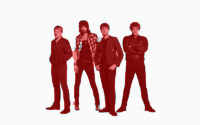
#> input picture fcm_graphcut/outputs/men1/bk/overlay.png, 200 x 125 px; its folder holds only this picture in this run
$ python cli.py --image outputs/men1/bk/overlay.png
#> lines starting #> are read from the running program, lines starting #| are printed output that depends on the picture
### fcm_graphcut/segment.py
"""End-to-end segmentation pipeline: FCM -> build graph -> max-flow -> mask."""
from __future__ import annotations

from dataclasses import dataclass
from typing import Optional

import numpy as np

from .fcm import run_fcm, resolve_obj_bg_from_seeds
from .graph import build_graph
from .maxflow import Graph as EKGraph
from .bk import Graph as BKGraph
from .maxflow_dinic import Graph as DinicGraph


SOLVERS = {"ek": EKGraph, "dinic": DinicGraph, "bk": BKGraph}


@dataclass
class SegmentationResult:
    mask: np.ndarray           # (H, W) uint8, 1 = object, 0 = background
    U: np.ndarray              # (c, N) FCM memberships
    centers: np.ndarray        # (c,) cluster centers
    obj_idx: int
    bg_idx: int
    max_flow_value: float
    solver: str = "ek"


def segment(
    image: np.ndarray,
    n_clusters: int = 2,
    m: float = 2.0,
    sigma: float = 30.0,
    lambda_data: float = 1.0,
    lambda_smooth: float = 20.0,
    seed: int = 42,
    fg_seeds: Optional[np.ndarray] = None,
    bg_seeds: Optional[np.ndarray] = None,
    solver: str = "ek",
) -> SegmentationResult:
    """Segment a grayscale image using FCM + Graph Cut.

    Parameters
    ----------
    image : (H, W) grayscale image.
    n_clusters : FCM clusters (2 for binary segmentation).
    m : FCM fuzzifier.
    sigma : stddev for n-link Gaussian weight (intensity scale).
    lambda_data : weight of data term (from FCM).
    lambda_smooth : weight of smoothness term (n-links).
    fg_seeds : optional (H, W) bool/uint8 mask. True/1 = foreground-locked pixel.
    bg_seeds : optional (H, W) bool/uint8 mask. True/1 = background-locked pixel.
    solver : 'ek' (Edmonds-Karp) or 'bk' (Boykov-Kolmogorov).
    """
    if image.ndim != 2:
        raise ValueError(f"Expected 2D grayscale image, got shape {image.shape}")
    if solver not in SOLVERS:
        raise ValueError(f"solver must be one of {list(SOLVERS)}; got {solver!r}")

    H, W = image.shape

    # 1) FCM memberships
    U, centers, obj_idx, bg_idx = run_fcm(
        image, n_clusters=n_clusters, m=m, seed=seed
    )

    # 1b) If seeds provided, override obj/bg cluster assignment using them.
    if fg_seeds is not None or bg_seeds is not None:
        fg_flat = (fg_seeds.astype(bool).ravel()
                   if fg_seeds is not None else np.zeros(H * W, dtype=bool))
        bg_flat = (bg_seeds.astype(bool).ravel()
                   if bg_seeds is not None else np.zeros(H * W, dtype=bool))
        obj_idx, bg_idx = resolve_obj_bg_from_seeds(U, fg_flat, bg_flat)

    # 2) Build graph using the chosen solver class
    g, source, sink = build_graph(
        image, U, obj_idx, bg_idx,
        sigma=sigma,
        lambda_data=lambda_data,
        lambda_smooth=lambda_smooth,
        fg_seeds=fg_seeds,
        bg_seeds=bg_seeds,
        graph_cls=SOLVERS[solver],
    )

    # 3) Max-flow
    flow_val = g.max_flow(source, sink)

    # 4) Min-cut: source-side nodes are labeled as OBJECT
    source_side = g.min_cut_source_side(source)
    mask = np.zeros(H * W, dtype=np.uint8)
    for i in range(H * W):
        if i in source_side:
            mask[i] = 1
    mask = mask.reshape(H, W)

    return SegmentationResult(
        mask=mask,
        U=U,
        centers=centers,
        obj_idx=obj_idx,
        bg_idx=bg_idx,
        max_flow_value=flow_val,
        solver=solver,
    )


# [19 lines left out: functions dice_score, iou_score, not called in this run]

### fcm_graphcut/fcm.py
"""Fuzzy C-Means clustering for pixel memberships.

Uses scikit-fuzzy's cmeans. Returns membership matrix U of shape (c, N)
where U[j, i] is the membership of pixel i in cluster j and columns sum to 1.
"""
from __future__ import annotations

import numpy as np
import skfuzzy as fuzz


def run_fcm(
    image: np.ndarray,
    n_clusters: int = 2,
    m: float = 2.0,
    error: float = 1e-5,
    max_iter: int = 200,
    seed: int = 42,
):
    """Run FCM on a 2D grayscale image.

    Parameters
    ----------
    image : (H, W) float array, values in any range (typically 0-255).
    n_clusters : number of clusters (2 for object/background).
    m : fuzzifier, m > 1 (2.0 is standard).

    Returns
    -------
    U : (c, N) membership matrix, N = H*W.
    centers : (c,) cluster centers sorted ascending by intensity.
    obj_idx : int, index of the "object" cluster (brightest center by default).
    bg_idx  : int, index of the "background" cluster (darkest center).
    """
    H, W = image.shape
    data = image.reshape(1, -1).astype(np.float64)  # shape (1, N)

    centers, U, _, _, _, _, _ = fuzz.cluster.cmeans(
        data,
        c=n_clusters,
        m=m,
        error=error,
        maxiter=max_iter,
        init=None,
        seed=seed,
    )

    # Sort clusters by center intensity: darkest = background, brightest = object
    centers = centers.flatten()
    order = np.argsort(centers)
    centers_sorted = centers[order]
    U_sorted = U[order, :]

    bg_idx = 0                 # darkest
    obj_idx = n_clusters - 1   # brightest
    return U_sorted, centers_sorted, obj_idx, bg_idx


# [43 lines left out: function resolve_obj_bg_from_seeds, not called in this run]

### fcm_graphcut/cli.py
"""Command-line entry point.

Example:
    python -m fcm_graphcut.cli --image input.png --out out_dir --gt gt.png
"""
from __future__ import annotations

import argparse
import os
import sys
import time
from pathlib import Path

import numpy as np
from PIL import Image
import matplotlib.pyplot as plt

from .segment import segment, dice_score, iou_score
from .viz import make_panel, overlay_mask


def load_gray(path: str) -> np.ndarray:
#> called with path = 'outputs/men1/bk/overlay.png'
    img = Image.open(path).convert("L")
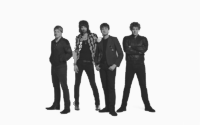
#> img: PIL image 200x125 L; min 35, max 251, mean 207
    return np.array(img, dtype=np.float64)


def load_mask(path: str) -> np.ndarray:
    img = Image.open(path).convert("L")
    arr = np.array(img)
    return (arr > 127).astype(np.uint8)


def save_mask(mask: np.ndarray, path: str) -> None:
    Image.fromarray((mask * 255).astype(np.uint8)).save(path)


def save_overlay(image: np.ndarray, mask: np.ndarray, path: str) -> None:
    ov = (overlay_mask(image, mask) * 255).astype(np.uint8)
    Image.fromarray(ov).save(path)


def build_parser() -> argparse.ArgumentParser:
    p = argparse.ArgumentParser(
        prog="fcm_graphcut",
        description="FCM + Graph Cut binary image segmentation.",
    )
    p.add_argument("--image", required=True, help="Path to input grayscale image.")
    p.add_argument("--out", default="output", help="Output directory (created if missing).")
    p.add_argument("--gt", default=None, help="Optional ground-truth binary mask (for Dice/IoU).")

    p.add_argument("--fg-mask", default=None,
                   help="Optional binary mask: white pixels are LOCKED as foreground.")
    p.add_argument("--bg-mask", default=None,
                   help="Optional binary mask: white pixels are LOCKED as background.")

    p.add_argument("--clusters", type=int, default=2, help="Number of FCM clusters.")
    p.add_argument("--m", type=float, default=2.0, help="FCM fuzzifier (m > 1).")
    p.add_argument("--sigma", type=float, default=30.0,
                   help="Gaussian stddev for n-link weights (intensity scale).")
    p.add_argument("--lambda-data", type=float, default=1.0, help="Data term weight.")
    p.add_argument("--lambda-smooth", type=float, default=20.0,
                   help="Smoothness term weight (larger = smoother).")
    p.add_argument("--resize", type=int, default=None,
                   help="Optional: resize longest side to this many pixels (speeds up).")
    p.add_argument("--solver", choices=["ek", "dinic", "bk"], default="ek",
                   help="Max-flow solver: 'ek' = Edmonds-Karp, 'dinic' = Dinic's, 'bk' = Boykov-Kolmogorov.")
    p.add_argument("--invert-gt", action="store_true",
                   help="Invert GT mask (if foreground is 0 instead of 255).")
    p.add_argument("--seed", type=int, default=42)
    return p


def maybe_resize(arr: np.ndarray, long_side: int) -> np.ndarray:
    h, w = arr.shape
    m = max(h, w)
    if m <= long_side:
        return arr
    scale = long_side / m
    new_h, new_w = int(round(h * scale)), int(round(w * scale))
    img = Image.fromarray(arr.astype(np.uint8) if arr.dtype != np.uint8 else arr)
    img = img.resize((new_w, new_h), Image.BILINEAR)
    return np.array(img, dtype=arr.dtype)


def main(argv=None) -> int:
    args = build_parser().parse_args(argv)

    out_dir = Path(args.out)
    out_dir.mkdir(parents=True, exist_ok=True)

    print(f"[load] image: {args.image}")
    image = load_gray(args.image)
    if args.resize is not None:
        image = maybe_resize(image, args.resize)
    print(f"       shape: {image.shape}, range: [{image.min():.1f}, {image.max():.1f}]")
#|        shape: (125, 200), range: [35.0, 251.0]

    gt = None
    if args.gt is not None:
        print(f"[load] gt:    {args.gt}")
        gt = load_mask(args.gt)
        if args.resize is not None:
            gt = maybe_resize(gt, args.resize)
            gt = (gt > 0).astype(np.uint8)
        if args.invert_gt:
            gt = 1 - gt
        if gt.shape != image.shape:
            raise ValueError(f"GT shape {gt.shape} != image shape {image.shape}")

    fg_seeds = bg_seeds = None
    if args.fg_mask is not None:
        print(f"[load] fg seeds: {args.fg_mask}")
        fg_seeds = load_mask(args.fg_mask)
        if args.resize is not None:
            fg_seeds = maybe_resize(fg_seeds, args.resize)
            fg_seeds = (fg_seeds > 0).astype(np.uint8)
        if fg_seeds.shape != image.shape:
            raise ValueError(f"FG mask shape {fg_seeds.shape} != image {image.shape}")
        print(f"       fg seed pixels: {int(fg_seeds.sum())}")
    if args.bg_mask is not None:
        print(f"[load] bg seeds: {args.bg_mask}")
        bg_seeds = load_mask(args.bg_mask)
        if args.resize is not None:
            bg_seeds = maybe_resize(bg_seeds, args.resize)
            bg_seeds = (bg_seeds > 0).astype(np.uint8)
        if bg_seeds.shape != image.shape:
            raise ValueError(f"BG mask shape {bg_seeds.shape} != image {image.shape}")
        print(f"       bg seed pixels: {int(bg_seeds.sum())}")
    if fg_seeds is not None and bg_seeds is not None:
        overlap = int(np.logical_and(fg_seeds, bg_seeds).sum())
        if overlap > 0:
            print(f"[warn] {overlap} pixels are marked as BOTH FG and BG; "
                  f"FG will take precedence in graph.")

    print(f"[segment] solver={args.solver} clusters={args.clusters} m={args.m} sigma={args.sigma} "
          f"lambda_data={args.lambda_data} lambda_smooth={args.lambda_smooth}")
    t0 = time.time()
    result = segment(
        image,
        n_clusters=args.clusters,
        m=args.m,
        sigma=args.sigma,
        lambda_data=args.lambda_data,
        lambda_smooth=args.lambda_smooth,
        seed=args.seed,
        fg_seeds=fg_seeds,
        bg_seeds=bg_seeds,
        solver=args.solver,
    )
    dt = time.time() - t0
    print(f"[done] max-flow value = {result.max_flow_value:.4f}   elapsed = {dt:.2f}s")
    print(f"       cluster centers = {np.round(result.centers, 2)}")
    print(f"       foreground pixels = {int(result.mask.sum())} / {result.mask.size}")

    # save outputs
    mask_path = out_dir / "mask.png"
    overlay_path = out_dir / "overlay.png"
    panel_path = out_dir / "panel.png"
    save_mask(result.mask, str(mask_path))
    save_overlay(image, result.mask, str(overlay_path))

    dice = iou = None
    if gt is not None:
        dice = dice_score(result.mask, gt)
        iou = iou_score(result.mask, gt)
        print(f"[metrics] Dice = {dice:.4f}   IoU = {iou:.4f}")

        # Also try the inverse labeling in case object/background are swapped
        dice_inv = dice_score(1 - result.mask, gt)
        if dice_inv > dice:
            print(f"[note] inverse labeling gives Dice = {dice_inv:.4f} "
                  f"(> {dice:.4f}); flipping mask.")
            result.mask[:] = 1 - result.mask
            dice = dice_inv
            iou = iou_score(result.mask, gt)
            save_mask(result.mask, str(mask_path))
            save_overlay(image, result.mask, str(overlay_path))
            print(f"[metrics] Dice = {dice:.4f}   IoU = {iou:.4f}  (after flip)")

    fig = make_panel(image, result.mask, result.U, result.obj_idx,
                     gt=gt, dice=dice, iou=iou)
    fig.savefig(panel_path, dpi=120, bbox_inches="tight")
    plt.close(fig)

    print(f"[write] {mask_path}")
    print(f"[write] {overlay_path}")
    print(f"[write] {panel_path}")
    return 0


if __name__ == "__main__":
    sys.exit(main())
#> (the call stopped at in run_fcm, `centers, U, _, _, _, _, _ = fuzz.cluster.cmeans( data, c=n_clusters, m..`: skfuzzy is not available in this run)

$ run again, on fcm_graphcut/outputs/men1/bk/panel.png
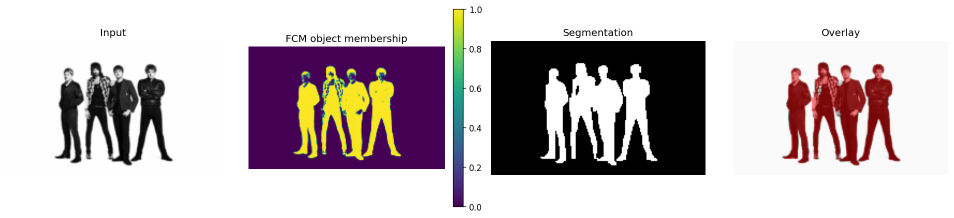
#> input picture fcm_graphcut/outputs/men1/bk/panel.png, 1907 x 436 px (shown at 1/2 size)
#> in load_gray, `img = Image.open(path).convert("L")`:
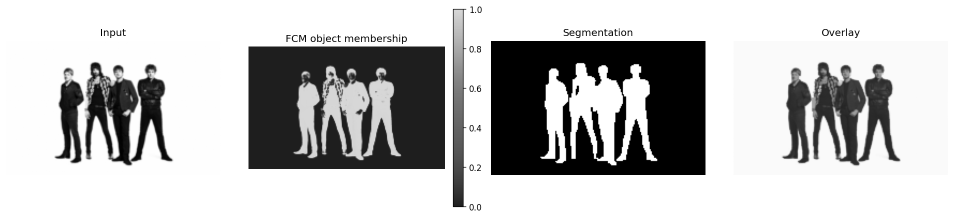
#> img: PIL image 1907x436 L (shown at 1/2 size); min 0, max 255, mean 189.9
#|        shape: (436, 1907), range: [0.0, 255.0]
